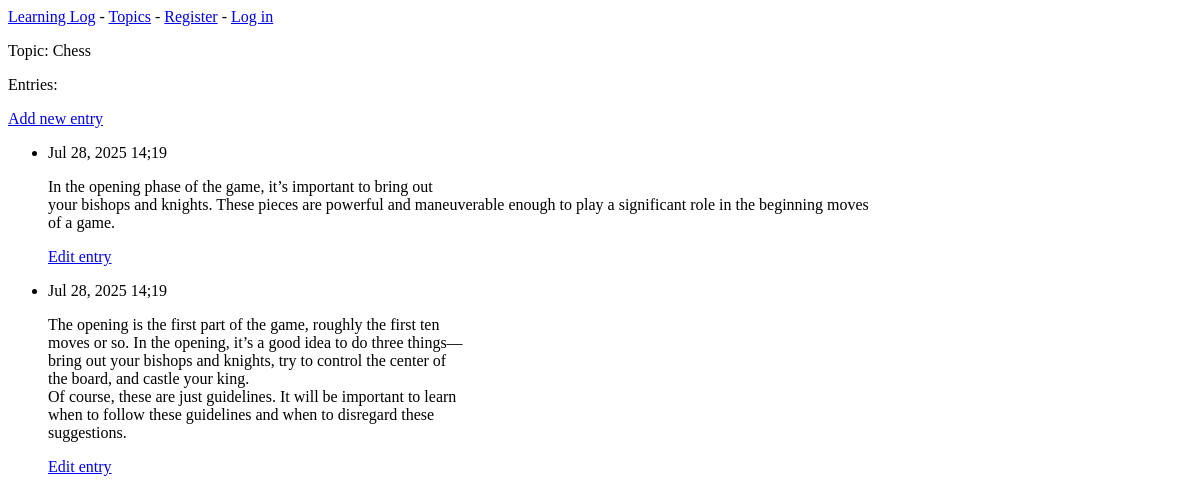
The page /topics/1/ on the database as committed earlier.
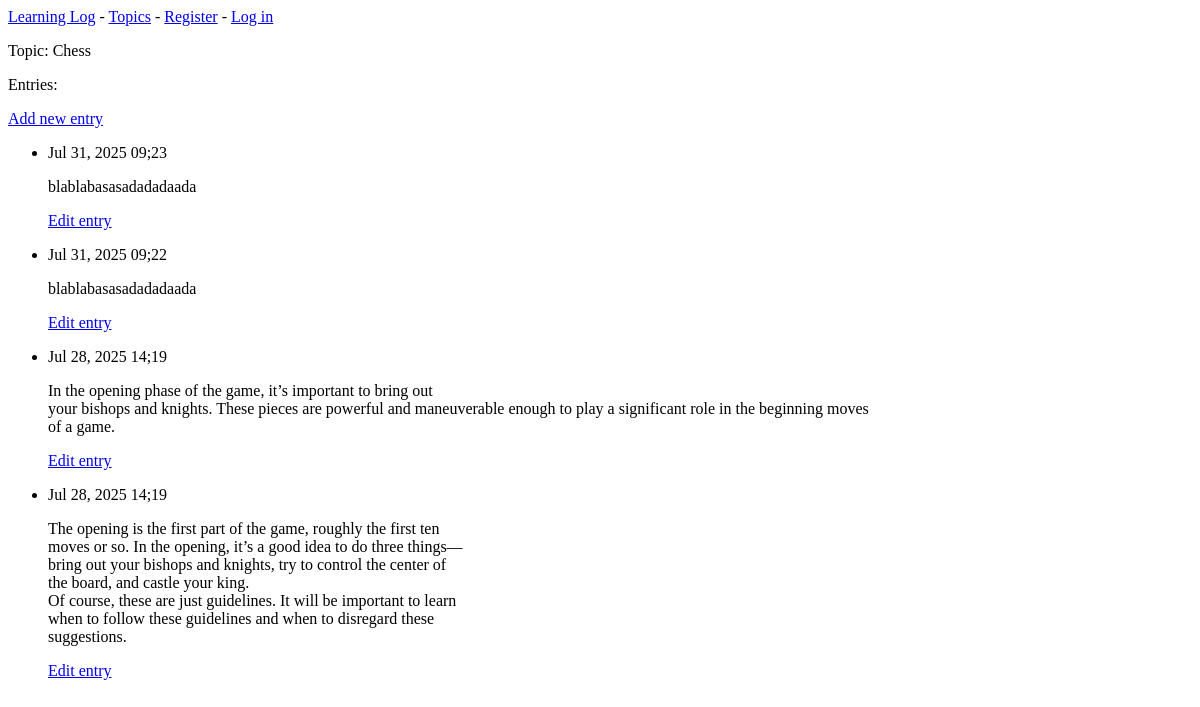
The same page on the database as committed later.
### learning_logs/models.py (models this page shows, shortened)
class Topic(models.Model):
    text = models.CharField(max_length=200)
    date_added = models.DateTimeField(auto_now_add=True)

class Entry(models.Model):
    topic = models.ForeignKey(Topic, on_delete=models.CASCADE)
    text = models.TextField()
    date_added = models.DateTimeField(auto_now_add=True)
    class Meta:
        verbose_name_plural = 'entities'

### learning_logs/views.py (the view)
# urls.py: path('topics/<int:topic_id>/', views.topic, name='topic'),
def topic(request, topic_id):
    topic = Topic.objects.get(id=topic_id)
    entries = topic.entry_set.order_by('-date_added')
    context = {'topic':topic, 'entries':entries}
    return render(request, 'learning_logs/topic.html', context)

### learning_logs/templates/learning_logs/topic.html
{% extends 'learning_logs/base.html' %}
{% block content %}
  <p>Topic: {{ topic.text }}</p>
  <p>Entries:</p>
  <p>
    <a href="{% url 'learning_logs:new_entry' topic.id %}">Add new entry</a>
  </p>
  <ul>
    {% for entry in entries %}
      <li>
        <p>{{ entry.date_added|date:'M d, Y H;i' }}</p>
        <p>{{ entry.text|linebreaks }}</p>
        <p>
          <a href="{% url 'learning_logs:edit_entry' entry.id %}">
            Edit entry
          </a>
        </p>
      </li>
    {% empty %}
      <li>There are no entries for this topic yet.</li>
    {% endfor %}
  </ul>
{% endblock content %}

### learning_logs/templates/learning_logs/base.html (shortened to what this page needs)
<p>
  <a href="{% url 'learning_logs:index' %}">Learning Log</a> -
  <a href="{% url 'learning_logs:topics' %}">Topics</a> -
  {% if user.is_authenticated %}
    Hello, {{ user.username }}
  {% else %}
    <a href="{% url 'accounts:register' %}">Register</a> -
    <a href="{% url 'accounts:login' %}"> Log in</a>
  {% endif %}
</p>
{% block content %}{% endblock content %}

Rows that differ between the two databases and show on the page:
added Entry: date_added "Jul 31, 2025 09;23", text "blablabasasadadadaada"
added Entry: date_added "Jul 31, 2025 09;22", text "blablabasasadadadaada"
